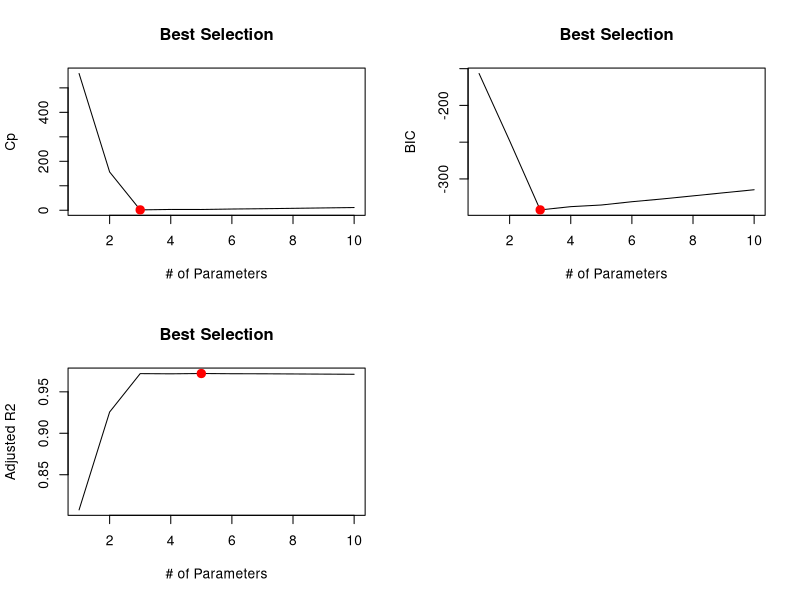
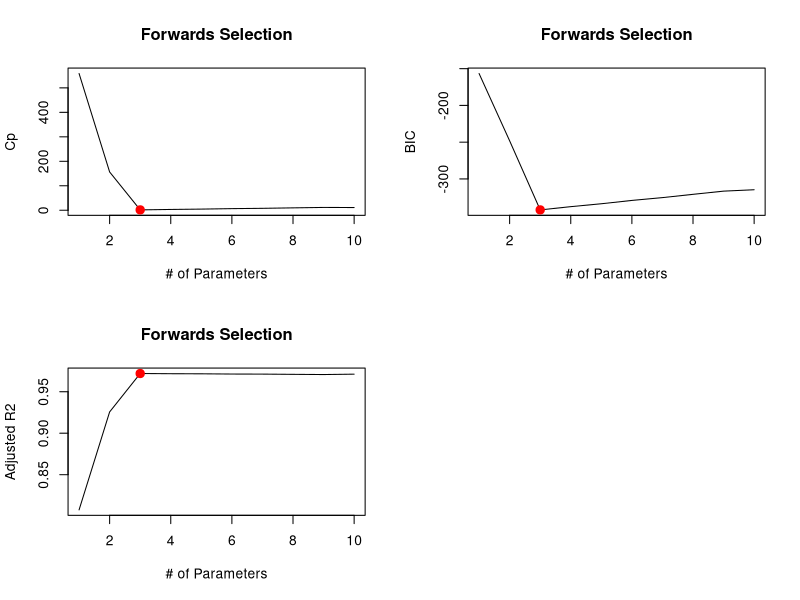
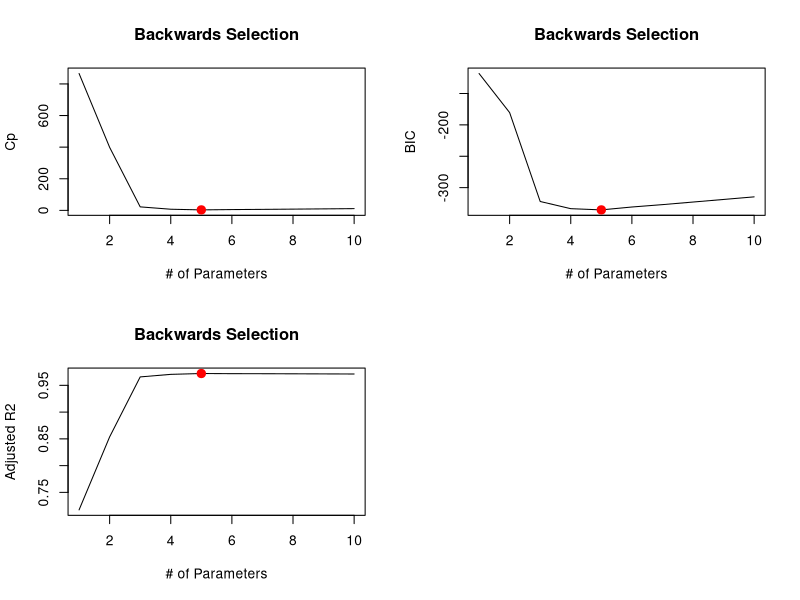
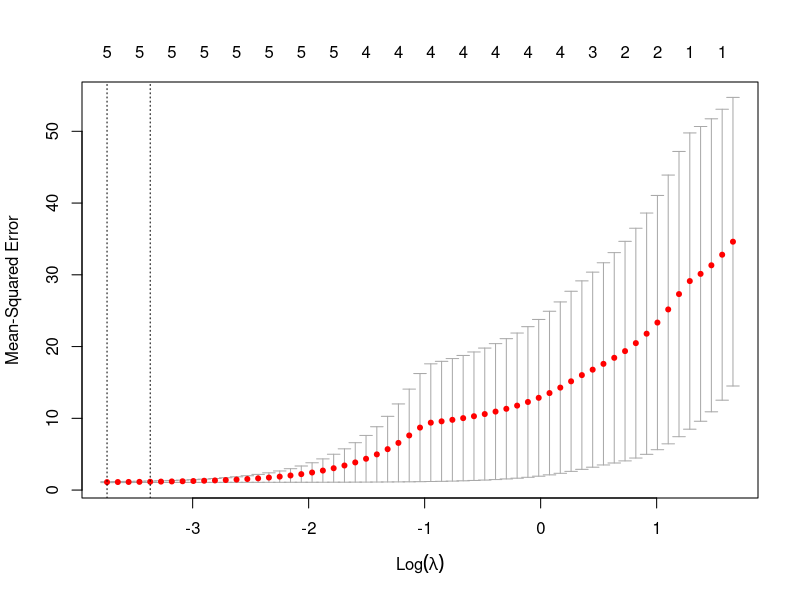
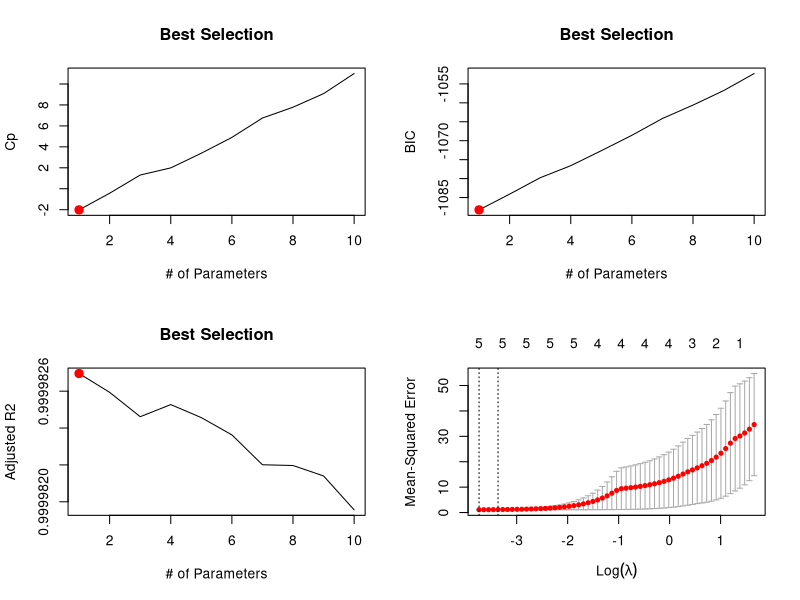

Here is the R script that generated these plots, in order:
## ---- chunk 1
library(leaps)
library(glmnet)
## ---- chunk 2
# Question a

# For reproducibility, will set.seed()
set.seed(10)

x <- rnorm(100)
e <- rnorm(100)
## ---- chunk 3
# Question b

b0 <- 3
b1 <- 2.5
b2 <- 2
b3 <- 1.5

y <- b0 + (b1 * x) + (b2 * x^2) + (b3 * x^3) + e
## ---- chunk 4
# Question c

dt <- data.frame(x, y)

regfit.full <- regsubsets(y ~ poly(x, degree = 10, raw = TRUE), data = dt, nvmax = 10)
regfit.sum <- summary(regfit.full)

## CP Min
cpMin <- which.min(regfit.sum$cp)
cpMin

## BIC Min
bicMin <- which.min(regfit.sum$bic)
bicMin

## Adjusted R2 min
adjr2Max <- which.max(regfit.sum$adjr2)
adjr2Max

## Plots to examine the changes
par(mfrow = c(2, 2))


plot(regfit.sum$cp, xlab = '# of Parameters', ylab = 'Cp', type = 'l')
points(cpMin, regfit.sum$cp[cpMin], col = "red", cex = 2, pch = 20)
title('Best Selection')

plot(regfit.sum$bic, xlab = '# of Parameters', ylab = 'BIC', type = 'l')
points(bicMin, regfit.sum$bic[bicMin], col = "red", cex = 2, pch = 20)
title('Best Selection')

plot(regfit.sum$adjr2, xlab = '# of Parameters', ylab = 'Adjusted R2', type = 'l')
points(adjr2Max, regfit.sum$adjr2[adjr2Max], col = "red", cex = 2, pch = 20)
title('Best Selection')
## ---- chunk 5
# Best subset coeff
coef(regfit.full, bicMin)

## ---- chunk 6
# Question d

# Forward Stepwise
regfit.fw <- regsubsets(y ~ poly(x, degree = 10, raw = TRUE), data = dt, 
                          nvmax = 10, method = 'forward')
fwSum <- summary(regfit.fw)

## CP Min
cpMinFw <- which.min(fwSum$cp)
cpMinFw

## BIC Min
bicMinFw <- which.min(fwSum$bic)
bicMinFw

## Adjusted R2 min
adjr2MaxFw <- which.max(fwSum$adjr2)
adjr2MaxFw

## Plots to examine the changes
par(mfrow = c(2, 2))

plot(fwSum$cp, xlab = '# of Parameters', ylab = 'Cp', type = 'l')
points(cpMinFw, fwSum$cp[cpMinFw], col = "red", cex = 2, pch = 20)
title('Forwards Selection')

plot(fwSum$bic, xlab = '# of Parameters', ylab = 'BIC', type = 'l')
points(bicMinFw, fwSum$bic[bicMinFw], col = "red", cex = 2, pch = 20)
title('Forwards Selection')

plot(fwSum$adjr2, xlab = '# of Parameters', ylab = 'Adjusted R2', type = 'l')
points(adjr2MaxFw, fwSum$adjr2[adjr2MaxFw], col = "red", cex = 2, pch = 20)
title('Forwards Selection')

# Backward Stepwise
regfit.bw <- regsubsets(y ~ poly(x, degree = 10, raw = TRUE), data = dt, 
                          nvmax = 10, method = 'backward')
bwSum <- summary(regfit.bw)

## CP Min
cpMinbw <- which.min(bwSum$cp)
cpMinbw

## BIC Min
bicMinbw <- which.min(bwSum$bic)
bicMinbw

## Adjusted R2 min
adjr2Maxbw <- which.max(bwSum$adjr2)
adjr2Maxbw

## Plots to examine the changes
par(mfrow = c(2, 2))


plot(bwSum$cp, xlab = '# of Parameters', ylab = 'Cp', type = 'l')
points(cpMinbw, bwSum$cp[cpMinbw], col = "red", cex = 2, pch = 20)
title('Backwards Selection')

plot(bwSum$bic, xlab = '# of Parameters', ylab = 'BIC', type = 'l')
points(bicMinbw, bwSum$bic[bicMinbw], col = "red", cex = 2, pch = 20)
title('Backwards Selection')

plot(bwSum$adjr2, xlab = '# of Parameters', ylab = 'Adjusted R2', type = 'l')
points(adjr2Maxbw, bwSum$adjr2[adjr2Maxbw], col = "red", cex = 2, pch = 20)
title('Backwards Selection')

## ---- chunk 7
# Forward coeff
coef(regfit.fw, bicMinFw)

# Backward coeff
coef(regfit.bw, bicMinbw)
## ---- chunk 8
par(mfrow = c(1,1))

set.seed(10)
xMod <- model.matrix(y ~ poly(x, degree = 10, raw = TRUE), data = dt)[, -1]

lassoMod <- cv.glmnet(xMod, y, alpha = 1)
bLamda <- lassoMod$lambda.min
bLamda

plot(lassoMod)

bModel <- glmnet(xMod, y, alpha = 1)
predict(bModel, s = bLamda, type = 'coefficient')
## ---- chunk 9
set.seed(10)
b7 <- 5
newY <- b0 + (b7 * x^7) + e

newdt <- data.frame('x' = x, 'y' = newY)

poly7mod <- regsubsets(y ~ poly(x, degree = 10, raw = TRUE), data = newdt, nvmax = 10)
poly7sum <- summary(poly7mod)

## CP Min
newcpMin <- which.min(poly7sum$cp)
newcpMin

## BIC Min
newBicMin <- which.min(poly7sum$bic)
newBicMin

## Adjusted R2 min
newAdjr2Max <- which.max(poly7sum$adjr2)
newAdjr2Max

## Plots to examine the changes
par(mfrow = c(2, 2))


plot(poly7sum$cp, xlab = '# of Parameters', ylab = 'Cp', type = 'l')
points(newcpMin, poly7sum$cp[newcpMin], col = "red", cex = 2, pch = 20)
title('Best Selection')

plot(poly7sum$bic, xlab = '# of Parameters', ylab = 'BIC', type = 'l')
points(newBicMin, poly7sum$bic[newBicMin], col = "red", cex = 2, pch = 20)
title('Best Selection')

plot(poly7sum$adjr2, xlab = '# of Parameters', ylab = 'Adjusted R2', type = 'l')
points(newAdjr2Max, poly7sum$adjr2[newAdjr2Max], col = "red", cex = 2, pch = 20)
title('Best Selection')


coef(poly7mod, newBicMin)

newxMod <- model.matrix(y ~ poly(x, degree = 10, raw = TRUE), data = newdt)[, -1]
newlassoMod <- cv.glmnet(newxMod, y, alpha = 1)
newbLamda <- newlassoMod$lambda.min
newbLamda
plot(newlassoMod)
newbModel <- glmnet(newxMod, newY, alpha = 1)
predict(newbModel, s = newbLamda, type = 'coefficient')
